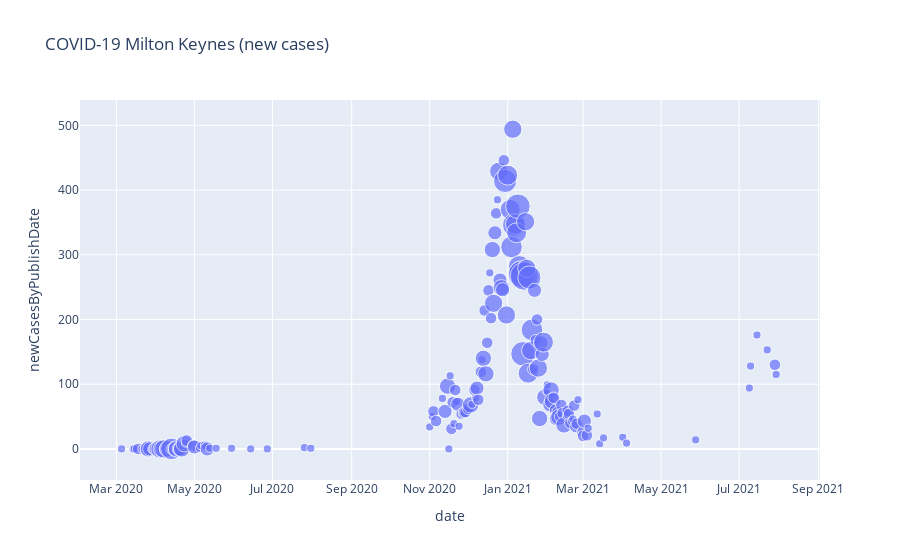

Notebook cell for this chart:
### Code cell
# using plotly express
df = df.dropna()
fig = px.scatter(df, x='date', y='newCasesByPublishDate', size="newDeaths28DaysByDeathDate", title="COVID-19 Milton Keynes (new cases)")
fig.show()

### Figure 1 — Plotly figure (JSON) as saved in the notebook; plotly's stock layout.template omitted (floating-point values rounded to 4 significant figures; data arrays with more than 128 entries replaced by an {"elided": "..."} marker saying what was removed)
{"data": [{"hovertemplate": "date=%{x}<br>newCasesByPublishDate=%{y}<br>newDeaths28DaysByDeathDate=%{marker.size}<extra></extra>", "legendgroup": "", "marker": {"color": "#636efa", "size": {"elided": "516 int values"}, "sizemode": "area", "sizeref": 0.03, "symbol": "circle"}, "mode": "markers", "name": "", "orientation": "v", "showlegend": false, "type": "scatter", "x": {"elided": "516 str values"}, "xaxis": "x", "y": {"elided": "516 int values"}, "yaxis": "y"}], "layout": {"legend": {"itemsizing": "constant", "tracegroupgap": 0}, "title": {"text": "COVID-19 Milton Keynes (new cases)"}, "xaxis": {"anchor": "y", "domain": [0, 1], "title": {"text": "date"}}, "yaxis": {"anchor": "x", "domain": [0, 1], "title": {"text": "newCasesByPublishDate"}}}}
